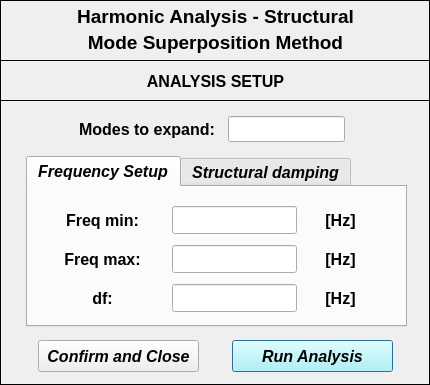
<?xml version="1.0" encoding="UTF-8"?>
<ui version="4.0">
 <class>Dialog</class>
 <widget class="QDialog" name="Dialog">
  <property name="windowModality">
   <enum>Qt::NonModal</enum>
  </property>
  <property name="geometry">
   <rect>
    <x>0</x>
    <y>0</y>
    <width>430</width>
    <height>385</height>
   </rect>
  </property>
  <property name="sizePolicy">
   <sizepolicy hsizetype="Fixed" vsizetype="Fixed">
    <horstretch>0</horstretch>
    <verstretch>0</verstretch>
   </sizepolicy>
  </property>
  <property name="minimumSize">
   <size>
    <width>430</width>
    <height>385</height>
   </size>
  </property>
  <property name="maximumSize">
   <size>
    <width>430</width>
    <height>385</height>
   </size>
  </property>
  <property name="contextMenuPolicy">
   <enum>Qt::DefaultContextMenu</enum>
  </property>
  <property name="windowTitle">
   <string>Harmonic analysis setup</string>
  </property>
  <property name="windowIcon">
   <iconset>
    <normaloff>../../../../../../Downloads/load - Copia.png</normaloff>../../../../../../Downloads/load - Copia.png</iconset>
  </property>
  <property name="whatsThis">
   <string/>
  </property>
  <widget class="QFrame" name="frame_2">
   <property name="geometry">
    <rect>
     <x>0</x>
     <y>100</y>
     <width>430</width>
     <height>285</height>
    </rect>
   </property>
   <property name="frameShape">
    <enum>QFrame::Box</enum>
   </property>
   <property name="frameShadow">
    <enum>QFrame::Plain</enum>
   </property>
   <widget class="QPushButton" name="pushButton_confirm_run_analysis">
    <property name="geometry">
     <rect>
      <x>232</x>
      <y>240</y>
      <width>161</width>
      <height>32</height>
     </rect>
    </property>
    <property name="font">
     <font>
      <family>Arial</family>
      <pointsize>12</pointsize>
      <weight>75</weight>
      <italic>true</italic>
      <bold>true</bold>
     </font>
    </property>
    <property name="styleSheet">
     <string notr="true">background-color: rgb(170, 255, 255);</string>
    </property>
    <property name="text">
     <string>Run Analysis</string>
    </property>
   </widget>
   <widget class="QPushButton" name="pushButton_confirm_close">
    <property name="geometry">
     <rect>
      <x>38</x>
      <y>240</y>
      <width>161</width>
      <height>32</height>
     </rect>
    </property>
    <property name="font">
     <font>
      <family>Arial</family>
      <pointsize>12</pointsize>
      <weight>75</weight>
      <italic>true</italic>
      <bold>true</bold>
     </font>
    </property>
    <property name="text">
     <string>Confirm and Close</string>
    </property>
   </widget>
   <widget class="QLineEdit" name="lineEdit_modes">
    <property name="geometry">
     <rect>
      <x>228</x>
      <y>16</y>
      <width>117</width>
      <height>26</height>
     </rect>
    </property>
    <property name="font">
     <font>
      <family>Arial</family>
      <pointsize>12</pointsize>
      <weight>75</weight>
      <italic>true</italic>
      <bold>true</bold>
     </font>
    </property>
    <property name="styleSheet">
     <string notr="true">color: rgb(0, 0, 255);</string>
    </property>
    <property name="alignment">
     <set>Qt::AlignCenter</set>
    </property>
   </widget>
   <widget class="QLabel" name="label_2">
    <property name="geometry">
     <rect>
      <x>72</x>
      <y>16</y>
      <width>150</width>
      <height>26</height>
     </rect>
    </property>
    <property name="font">
     <font>
      <family>Arial</family>
      <pointsize>12</pointsize>
      <weight>75</weight>
      <italic>false</italic>
      <bold>true</bold>
     </font>
    </property>
    <property name="text">
     <string>Modes to expand:</string>
    </property>
    <property name="alignment">
     <set>Qt::AlignCenter</set>
    </property>
   </widget>
   <widget class="QTabWidget" name="tabWidget">
    <property name="geometry">
     <rect>
      <x>26</x>
      <y>56</y>
      <width>381</width>
      <height>171</height>
     </rect>
    </property>
    <property name="font">
     <font>
      <family>Arial</family>
      <pointsize>12</pointsize>
      <weight>75</weight>
      <italic>true</italic>
      <bold>true</bold>
     </font>
    </property>
    <property name="currentIndex">
     <number>0</number>
    </property>
    <widget class="QWidget" name="tab_2">
     <attribute name="title">
      <string>Frequency Setup</string>
     </attribute>
     <widget class="QWidget" name="verticalLayoutWidget_16">
      <property name="geometry">
       <rect>
        <x>24</x>
        <y>18</y>
        <width>101</width>
        <height>108</height>
       </rect>
      </property>
      <layout class="QVBoxLayout" name="verticalLayout_16">
       <property name="spacing">
        <number>10</number>
       </property>
       <item>
        <widget class="QLabel" name="label_22">
         <property name="minimumSize">
          <size>
           <width>0</width>
           <height>28</height>
          </size>
         </property>
         <property name="maximumSize">
          <size>
           <width>16777215</width>
           <height>28</height>
          </size>
         </property>
         <property name="font">
          <font>
           <italic>false</italic>
          </font>
         </property>
         <property name="text">
          <string>Freq min:</string>
         </property>
         <property name="alignment">
          <set>Qt::AlignCenter</set>
         </property>
        </widget>
       </item>
       <item>
        <widget class="QLabel" name="label_23">
         <property name="minimumSize">
          <size>
           <width>0</width>
           <height>28</height>
          </size>
         </property>
         <property name="maximumSize">
          <size>
           <width>16777215</width>
           <height>28</height>
          </size>
         </property>
         <property name="font">
          <font>
           <italic>false</italic>
          </font>
         </property>
         <property name="text">
          <string>Freq max:</string>
         </property>
         <property name="alignment">
          <set>Qt::AlignCenter</set>
         </property>
        </widget>
       </item>
       <item>
        <widget class="QLabel" name="label_21">
         <property name="minimumSize">
          <size>
           <width>0</width>
           <height>28</height>
          </size>
         </property>
         <property name="maximumSize">
          <size>
           <width>16777215</width>
           <height>28</height>
          </size>
         </property>
         <property name="font">
          <font>
           <italic>false</italic>
          </font>
         </property>
         <property name="text">
          <string>df:</string>
         </property>
         <property name="alignment">
          <set>Qt::AlignCenter</set>
         </property>
        </widget>
       </item>
      </layout>
     </widget>
     <widget class="QWidget" name="verticalLayoutWidget_17">
      <property name="geometry">
       <rect>
        <x>144</x>
        <y>18</y>
        <width>125</width>
        <height>108</height>
       </rect>
      </property>
      <layout class="QVBoxLayout" name="verticalLayout_17">
       <property name="spacing">
        <number>10</number>
       </property>
       <item>
        <widget class="QLineEdit" name="lineEdit_min">
         <property name="minimumSize">
          <size>
           <width>0</width>
           <height>28</height>
          </size>
         </property>
         <property name="maximumSize">
          <size>
           <width>16777215</width>
           <height>28</height>
          </size>
         </property>
         <property name="font">
          <font>
           <family>Arial</family>
           <pointsize>11</pointsize>
           <weight>75</weight>
           <italic>true</italic>
           <bold>true</bold>
          </font>
         </property>
         <property name="styleSheet">
          <string notr="true">color: rgb(0, 0, 255);</string>
         </property>
         <property name="alignment">
          <set>Qt::AlignCenter</set>
         </property>
        </widget>
       </item>
       <item>
        <widget class="QLineEdit" name="lineEdit_max">
         <property name="minimumSize">
          <size>
           <width>0</width>
           <height>28</height>
          </size>
         </property>
         <property name="maximumSize">
          <size>
           <width>16777215</width>
           <height>28</height>
          </size>
         </property>
         <property name="font">
          <font>
           <family>Arial</family>
           <pointsize>11</pointsize>
           <weight>75</weight>
           <italic>true</italic>
           <bold>true</bold>
          </font>
         </property>
         <property name="styleSheet">
          <string notr="true">color: rgb(0, 0, 255);</string>
         </property>
         <property name="alignment">
          <set>Qt::AlignCenter</set>
         </property>
        </widget>
       </item>
       <item>
        <widget class="QLineEdit" name="lineEdit_step">
         <property name="minimumSize">
          <size>
           <width>0</width>
           <height>28</height>
          </size>
         </property>
         <property name="maximumSize">
          <size>
           <width>16777215</width>
           <height>28</height>
          </size>
         </property>
         <property name="font">
          <font>
           <family>Arial</family>
           <pointsize>11</pointsize>
           <weight>75</weight>
           <italic>true</italic>
           <bold>true</bold>
          </font>
         </property>
         <property name="styleSheet">
          <string notr="true">color: rgb(0, 0, 255);</string>
         </property>
         <property name="alignment">
          <set>Qt::AlignCenter</set>
         </property>
        </widget>
       </item>
      </layout>
     </widget>
     <widget class="QWidget" name="verticalLayoutWidget_18">
      <property name="geometry">
       <rect>
        <x>282</x>
        <y>18</y>
        <width>61</width>
        <height>108</height>
       </rect>
      </property>
      <layout class="QVBoxLayout" name="verticalLayout_18">
       <property name="spacing">
        <number>10</number>
       </property>
       <item>
        <widget class="QLabel" name="label_24">
         <property name="minimumSize">
          <size>
           <width>0</width>
           <height>28</height>
          </size>
         </property>
         <property name="maximumSize">
          <size>
           <width>16777215</width>
           <height>28</height>
          </size>
         </property>
         <property name="font">
          <font>
           <italic>false</italic>
          </font>
         </property>
         <property name="text">
          <string>[Hz]</string>
         </property>
         <property name="alignment">
          <set>Qt::AlignCenter</set>
         </property>
        </widget>
       </item>
       <item>
        <widget class="QLabel" name="label_25">
         <property name="minimumSize">
          <size>
           <width>0</width>
           <height>28</height>
          </size>
         </property>
         <property name="maximumSize">
          <size>
           <width>16777215</width>
           <height>28</height>
          </size>
         </property>
         <property name="font">
          <font>
           <italic>false</italic>
          </font>
         </property>
         <property name="text">
          <string>[Hz]</string>
         </property>
         <property name="alignment">
          <set>Qt::AlignCenter</set>
         </property>
        </widget>
       </item>
       <item>
        <widget class="QLabel" name="label_26">
         <property name="minimumSize">
          <size>
           <width>0</width>
           <height>28</height>
          </size>
         </property>
         <property name="maximumSize">
          <size>
           <width>16777215</width>
           <height>28</height>
          </size>
         </property>
         <property name="font">
          <font>
           <italic>false</italic>
          </font>
         </property>
         <property name="text">
          <string>[Hz]</string>
         </property>
         <property name="alignment">
          <set>Qt::AlignCenter</set>
         </property>
        </widget>
       </item>
      </layout>
     </widget>
    </widget>
    <widget class="QWidget" name="widget">
     <attribute name="title">
      <string>Structural damping</string>
     </attribute>
     <widget class="QWidget" name="verticalLayoutWidget_5">
      <property name="geometry">
       <rect>
        <x>28</x>
        <y>6</y>
        <width>101</width>
        <height>61</height>
       </rect>
      </property>
      <layout class="QVBoxLayout" name="verticalLayout_5">
       <item>
        <widget class="QLabel" name="label_8">
         <property name="font">
          <font>
           <pointsize>11</pointsize>
           <weight>75</weight>
           <italic>false</italic>
           <bold>true</bold>
          </font>
         </property>
         <property name="text">
          <string>Proportional
viscous</string>
         </property>
         <property name="alignment">
          <set>Qt::AlignCenter</set>
         </property>
        </widget>
       </item>
      </layout>
     </widget>
     <widget class="QWidget" name="verticalLayoutWidget_6">
      <property name="geometry">
       <rect>
        <x>28</x>
        <y>74</y>
        <width>101</width>
        <height>61</height>
       </rect>
      </property>
      <layout class="QVBoxLayout" name="verticalLayout_6">
       <item>
        <widget class="QLabel" name="label_9">
         <property name="font">
          <font>
           <pointsize>11</pointsize>
           <weight>75</weight>
           <italic>false</italic>
           <bold>true</bold>
          </font>
         </property>
         <property name="text">
          <string>Proportional
hysteretic</string>
         </property>
         <property name="alignment">
          <set>Qt::AlignCenter</set>
         </property>
        </widget>
       </item>
      </layout>
     </widget>
     <widget class="QWidget" name="verticalLayoutWidget_7">
      <property name="geometry">
       <rect>
        <x>128</x>
        <y>6</y>
        <width>52</width>
        <height>60</height>
       </rect>
      </property>
      <layout class="QVBoxLayout" name="verticalLayout_7">
       <item>
        <widget class="QLabel" name="label_10">
         <property name="minimumSize">
          <size>
           <width>50</width>
           <height>26</height>
          </size>
         </property>
         <property name="maximumSize">
          <size>
           <width>50</width>
           <height>26</height>
          </size>
         </property>
         <property name="font">
          <font>
           <family>Arial</family>
           <pointsize>11</pointsize>
           <weight>75</weight>
           <italic>false</italic>
           <bold>true</bold>
          </font>
         </property>
         <property name="text">
          <string>&lt;html&gt;&lt;head/&gt;&lt;body&gt;&lt;p align=&quot;center&quot;&gt;&lt;span style=&quot; font-size:10pt;&quot;&gt;α&lt;/span&gt;&lt;span style=&quot; font-size:10pt; vertical-align:sub;&quot;&gt;v&lt;/span&gt;&lt;span style=&quot; font-size:10pt;&quot;&gt;:&lt;/span&gt;&lt;/p&gt;&lt;/body&gt;&lt;/html&gt;</string>
         </property>
         <property name="alignment">
          <set>Qt::AlignCenter</set>
         </property>
        </widget>
       </item>
       <item>
        <widget class="QLabel" name="label_11">
         <property name="minimumSize">
          <size>
           <width>50</width>
           <height>26</height>
          </size>
         </property>
         <property name="maximumSize">
          <size>
           <width>50</width>
           <height>26</height>
          </size>
         </property>
         <property name="font">
          <font>
           <family>Arial</family>
           <pointsize>11</pointsize>
           <weight>75</weight>
           <italic>false</italic>
           <bold>true</bold>
          </font>
         </property>
         <property name="text">
          <string>&lt;html&gt;&lt;head/&gt;&lt;body&gt;&lt;p align=&quot;center&quot;&gt;&lt;span style=&quot; font-size:10pt;&quot;&gt;β&lt;/span&gt;&lt;span style=&quot; font-size:10pt; vertical-align:sub;&quot;&gt;v&lt;/span&gt;&lt;span style=&quot; font-size:10pt;&quot;&gt;:&lt;/span&gt;&lt;/p&gt;&lt;/body&gt;&lt;/html&gt;</string>
         </property>
         <property name="alignment">
          <set>Qt::AlignCenter</set>
         </property>
        </widget>
       </item>
      </layout>
     </widget>
     <widget class="QWidget" name="verticalLayoutWidget_8">
      <property name="geometry">
       <rect>
        <x>128</x>
        <y>74</y>
        <width>52</width>
        <height>60</height>
       </rect>
      </property>
      <layout class="QVBoxLayout" name="verticalLayout_8">
       <item>
        <widget class="QLabel" name="label_13">
         <property name="minimumSize">
          <size>
           <width>50</width>
           <height>26</height>
          </size>
         </property>
         <property name="maximumSize">
          <size>
           <width>50</width>
           <height>26</height>
          </size>
         </property>
         <property name="font">
          <font>
           <family>Arial</family>
           <pointsize>11</pointsize>
           <weight>75</weight>
           <italic>false</italic>
           <bold>true</bold>
          </font>
         </property>
         <property name="text">
          <string>&lt;html&gt;&lt;head/&gt;&lt;body&gt;&lt;p align=&quot;center&quot;&gt;&lt;span style=&quot; font-size:10pt;&quot;&gt;α&lt;/span&gt;&lt;span style=&quot; font-size:10pt; vertical-align:sub;&quot;&gt;h&lt;/span&gt;&lt;span style=&quot; font-size:10pt;&quot;&gt;:&lt;/span&gt;&lt;/p&gt;&lt;/body&gt;&lt;/html&gt;</string>
         </property>
         <property name="alignment">
          <set>Qt::AlignCenter</set>
         </property>
        </widget>
       </item>
       <item>
        <widget class="QLabel" name="label_12">
         <property name="minimumSize">
          <size>
           <width>50</width>
           <height>26</height>
          </size>
         </property>
         <property name="maximumSize">
          <size>
           <width>50</width>
           <height>26</height>
          </size>
         </property>
         <property name="font">
          <font>
           <family>Arial</family>
           <pointsize>11</pointsize>
           <weight>75</weight>
           <italic>false</italic>
           <bold>true</bold>
          </font>
         </property>
         <property name="text">
          <string>&lt;html&gt;&lt;head/&gt;&lt;body&gt;&lt;p align=&quot;center&quot;&gt;&lt;span style=&quot; font-size:10pt;&quot;&gt;β&lt;/span&gt;&lt;span style=&quot; font-size:10pt; vertical-align:sub;&quot;&gt;h&lt;/span&gt;&lt;span style=&quot; font-size:10pt;&quot;&gt;:&lt;/span&gt;&lt;/p&gt;&lt;/body&gt;&lt;/html&gt;</string>
         </property>
         <property name="alignment">
          <set>Qt::AlignCenter</set>
         </property>
        </widget>
       </item>
      </layout>
     </widget>
     <widget class="QWidget" name="verticalLayoutWidget_9">
      <property name="geometry">
       <rect>
        <x>188</x>
        <y>6</y>
        <width>101</width>
        <height>61</height>
       </rect>
      </property>
      <layout class="QVBoxLayout" name="verticalLayout_9">
       <property name="spacing">
        <number>3</number>
       </property>
       <item>
        <widget class="QLineEdit" name="lineEdit_av">
         <property name="minimumSize">
          <size>
           <width>0</width>
           <height>26</height>
          </size>
         </property>
         <property name="maximumSize">
          <size>
           <width>16777215</width>
           <height>26</height>
          </size>
         </property>
         <property name="font">
          <font>
           <family>Arial</family>
           <pointsize>11</pointsize>
           <weight>75</weight>
           <italic>true</italic>
           <bold>true</bold>
          </font>
         </property>
         <property name="styleSheet">
          <string notr="true">color: rgb(0, 0, 255);</string>
         </property>
         <property name="alignment">
          <set>Qt::AlignCenter</set>
         </property>
        </widget>
       </item>
       <item>
        <widget class="QLineEdit" name="lineEdit_bv">
         <property name="minimumSize">
          <size>
           <width>0</width>
           <height>26</height>
          </size>
         </property>
         <property name="maximumSize">
          <size>
           <width>16777215</width>
           <height>26</height>
          </size>
         </property>
         <property name="font">
          <font>
           <family>Arial</family>
           <pointsize>11</pointsize>
           <weight>75</weight>
           <italic>true</italic>
           <bold>true</bold>
          </font>
         </property>
         <property name="styleSheet">
          <string notr="true">color: rgb(0, 0, 255);</string>
         </property>
         <property name="alignment">
          <set>Qt::AlignCenter</set>
         </property>
        </widget>
       </item>
      </layout>
     </widget>
     <widget class="QWidget" name="verticalLayoutWidget_10">
      <property name="geometry">
       <rect>
        <x>292</x>
        <y>4</y>
        <width>61</width>
        <height>63</height>
       </rect>
      </property>
      <layout class="QVBoxLayout" name="verticalLayout_10">
       <item>
        <widget class="QLabel" name="label_15">
         <property name="minimumSize">
          <size>
           <width>0</width>
           <height>26</height>
          </size>
         </property>
         <property name="maximumSize">
          <size>
           <width>16777215</width>
           <height>26</height>
          </size>
         </property>
         <property name="font">
          <font>
           <family>Arial</family>
           <pointsize>11</pointsize>
           <weight>75</weight>
           <italic>false</italic>
           <bold>true</bold>
          </font>
         </property>
         <property name="text">
          <string>[1/s]</string>
         </property>
         <property name="alignment">
          <set>Qt::AlignCenter</set>
         </property>
        </widget>
       </item>
       <item>
        <widget class="QLabel" name="label_14">
         <property name="minimumSize">
          <size>
           <width>0</width>
           <height>26</height>
          </size>
         </property>
         <property name="maximumSize">
          <size>
           <width>16777215</width>
           <height>26</height>
          </size>
         </property>
         <property name="font">
          <font>
           <family>Arial</family>
           <pointsize>11</pointsize>
           <weight>75</weight>
           <italic>false</italic>
           <bold>true</bold>
          </font>
         </property>
         <property name="text">
          <string>[s]</string>
         </property>
         <property name="alignment">
          <set>Qt::AlignCenter</set>
         </property>
        </widget>
       </item>
      </layout>
     </widget>
     <widget class="QWidget" name="verticalLayoutWidget_11">
      <property name="geometry">
       <rect>
        <x>292</x>
        <y>74</y>
        <width>61</width>
        <height>60</height>
       </rect>
      </property>
      <layout class="QVBoxLayout" name="verticalLayout_11">
       <item>
        <widget class="QLabel" name="label_16">
         <property name="minimumSize">
          <size>
           <width>0</width>
           <height>26</height>
          </size>
         </property>
         <property name="maximumSize">
          <size>
           <width>16777215</width>
           <height>26</height>
          </size>
         </property>
         <property name="font">
          <font>
           <family>Arial</family>
           <pointsize>11</pointsize>
           <weight>75</weight>
           <italic>false</italic>
           <bold>true</bold>
          </font>
         </property>
         <property name="text">
          <string>[1/s²]</string>
         </property>
         <property name="alignment">
          <set>Qt::AlignCenter</set>
         </property>
        </widget>
       </item>
       <item>
        <widget class="QLabel" name="label_17">
         <property name="minimumSize">
          <size>
           <width>0</width>
           <height>26</height>
          </size>
         </property>
         <property name="maximumSize">
          <size>
           <width>16777215</width>
           <height>26</height>
          </size>
         </property>
         <property name="font">
          <font>
           <family>Arial</family>
           <pointsize>11</pointsize>
           <weight>75</weight>
           <italic>false</italic>
           <bold>true</bold>
          </font>
         </property>
         <property name="text">
          <string>[-]</string>
         </property>
         <property name="alignment">
          <set>Qt::AlignCenter</set>
         </property>
        </widget>
       </item>
      </layout>
     </widget>
     <widget class="QWidget" name="verticalLayoutWidget_12">
      <property name="geometry">
       <rect>
        <x>188</x>
        <y>74</y>
        <width>101</width>
        <height>61</height>
       </rect>
      </property>
      <layout class="QVBoxLayout" name="verticalLayout_12">
       <property name="spacing">
        <number>3</number>
       </property>
       <item>
        <widget class="QLineEdit" name="lineEdit_ah">
         <property name="minimumSize">
          <size>
           <width>0</width>
           <height>26</height>
          </size>
         </property>
         <property name="maximumSize">
          <size>
           <width>16777215</width>
           <height>26</height>
          </size>
         </property>
         <property name="font">
          <font>
           <family>Arial</family>
           <pointsize>11</pointsize>
           <weight>75</weight>
           <italic>true</italic>
           <bold>true</bold>
          </font>
         </property>
         <property name="styleSheet">
          <string notr="true">color: rgb(0, 0, 255);</string>
         </property>
         <property name="alignment">
          <set>Qt::AlignCenter</set>
         </property>
        </widget>
       </item>
       <item>
        <widget class="QLineEdit" name="lineEdit_bh">
         <property name="minimumSize">
          <size>
           <width>0</width>
           <height>26</height>
          </size>
         </property>
         <property name="maximumSize">
          <size>
           <width>16777215</width>
           <height>26</height>
          </size>
         </property>
         <property name="font">
          <font>
           <family>Arial</family>
           <pointsize>11</pointsize>
           <weight>75</weight>
           <italic>true</italic>
           <bold>true</bold>
          </font>
         </property>
         <property name="styleSheet">
          <string notr="true">color: rgb(0, 0, 255);</string>
         </property>
         <property name="alignment">
          <set>Qt::AlignCenter</set>
         </property>
        </widget>
       </item>
      </layout>
     </widget>
    </widget>
   </widget>
  </widget>
  <widget class="QFrame" name="frame">
   <property name="geometry">
    <rect>
     <x>0</x>
     <y>60</y>
     <width>430</width>
     <height>41</height>
    </rect>
   </property>
   <property name="frameShape">
    <enum>QFrame::Box</enum>
   </property>
   <property name="frameShadow">
    <enum>QFrame::Plain</enum>
   </property>
   <property name="lineWidth">
    <number>1</number>
   </property>
   <widget class="QLabel" name="label">
    <property name="geometry">
     <rect>
      <x>24</x>
      <y>6</y>
      <width>383</width>
      <height>30</height>
     </rect>
    </property>
    <property name="font">
     <font>
      <family>Arial</family>
      <pointsize>12</pointsize>
      <weight>75</weight>
      <italic>false</italic>
      <bold>true</bold>
     </font>
    </property>
    <property name="text">
     <string>ANALYSIS SETUP</string>
    </property>
    <property name="textFormat">
     <enum>Qt::AutoText</enum>
    </property>
    <property name="alignment">
     <set>Qt::AlignCenter</set>
    </property>
   </widget>
  </widget>
  <widget class="QFrame" name="frame_3">
   <property name="geometry">
    <rect>
     <x>0</x>
     <y>0</y>
     <width>430</width>
     <height>61</height>
    </rect>
   </property>
   <property name="minimumSize">
    <size>
     <width>430</width>
     <height>61</height>
    </size>
   </property>
   <property name="maximumSize">
    <size>
     <width>430</width>
     <height>61</height>
    </size>
   </property>
   <property name="frameShape">
    <enum>QFrame::Box</enum>
   </property>
   <property name="frameShadow">
    <enum>QFrame::Plain</enum>
   </property>
   <property name="lineWidth">
    <number>1</number>
   </property>
   <widget class="QLabel" name="label_title">
    <property name="geometry">
     <rect>
      <x>24</x>
      <y>4</y>
      <width>383</width>
      <height>25</height>
     </rect>
    </property>
    <property name="font">
     <font>
      <family>Arial</family>
      <pointsize>14</pointsize>
      <weight>75</weight>
      <italic>false</italic>
      <bold>true</bold>
     </font>
    </property>
    <property name="text">
     <string>Harmonic Analysis - Structural</string>
    </property>
    <property name="textFormat">
     <enum>Qt::AutoText</enum>
    </property>
    <property name="alignment">
     <set>Qt::AlignCenter</set>
    </property>
   </widget>
   <widget class="QLabel" name="label_subtitle">
    <property name="geometry">
     <rect>
      <x>24</x>
      <y>30</y>
      <width>383</width>
      <height>25</height>
     </rect>
    </property>
    <property name="font">
     <font>
      <family>Arial</family>
      <pointsize>14</pointsize>
      <weight>75</weight>
      <italic>false</italic>
      <bold>true</bold>
     </font>
    </property>
    <property name="text">
     <string>Mode Superposition Method</string>
    </property>
    <property name="textFormat">
     <enum>Qt::AutoText</enum>
    </property>
    <property name="alignment">
     <set>Qt::AlignCenter</set>
    </property>
   </widget>
  </widget>
 </widget>
 <resources/>
 <connections/>
</ui>
